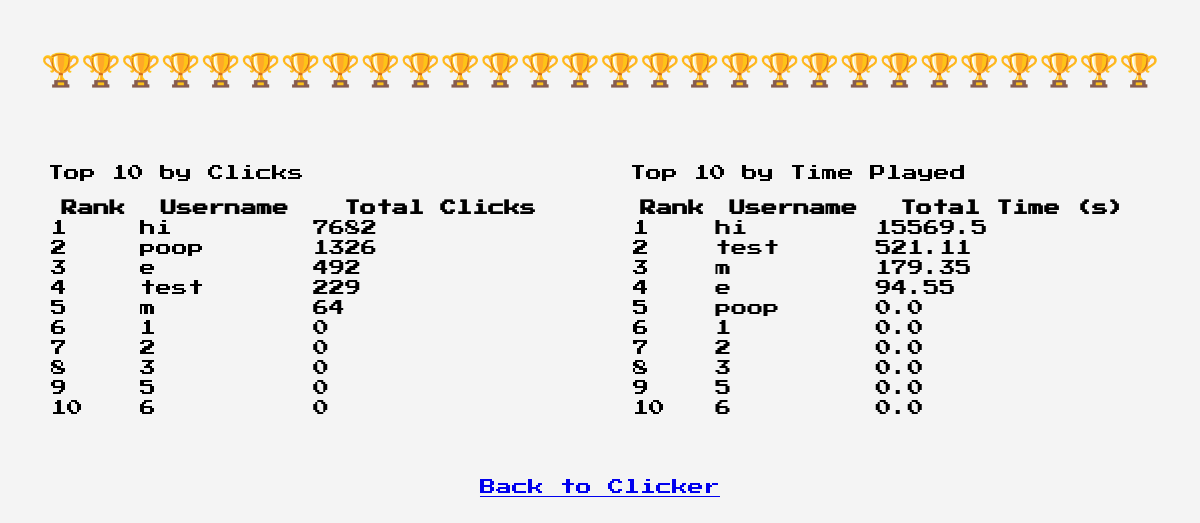
The page /leaderboard on the database as committed earlier.
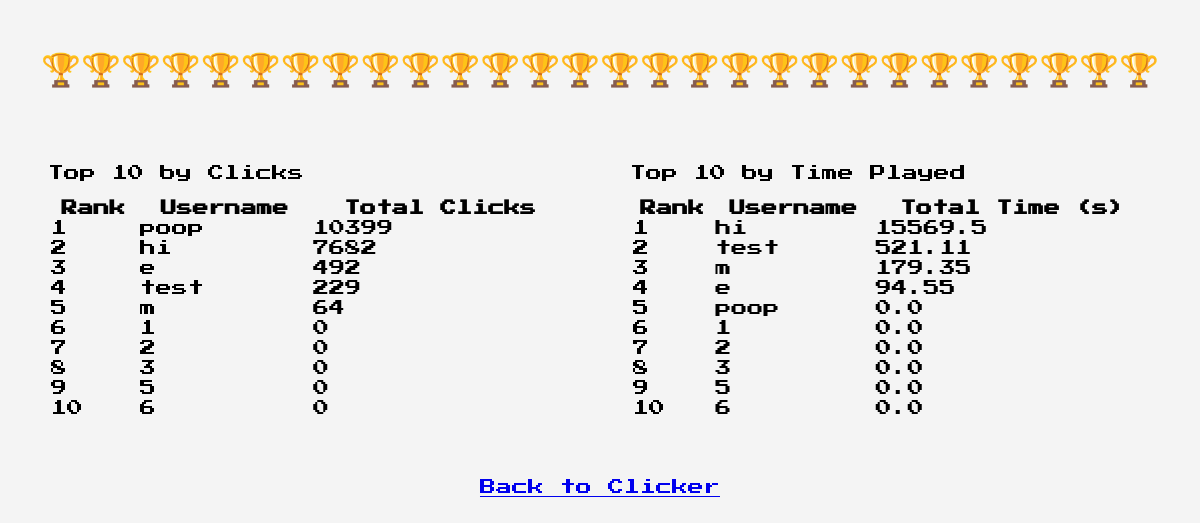
The same page on the database as committed later.
### app.py (models this page shows)
class User(db.Model):
    id = db.Column(db.Integer, primary_key=True)
    username = db.Column(db.String(80), unique=True, nullable=False)
    password = db.Column(db.String(80), nullable=False)  # Simple password storage
    total_clicks = db.Column(db.Integer, default=0)
    total_time = db.Column(db.Float, default=0.0)
    multiplier = db.Column(db.Integer, default=1)
    multiplier_expires = db.Column(db.DateTime, nullable=True)

### app.py (the view)
@app.route('/leaderboard')
def leaderboard():
    top_users = User.query.order_by(User.total_clicks.desc()).limit(10).all() #well... self explanitory
    top_time_users = User.query.order_by(User.total_time.desc()).limit(10).all()
    return render_template('leaderboard.html', top_users=top_users, top_time_users=top_time_users)

### templates/leaderboard.html (shortened to what this page needs)
<!DOCTYPE html>
<html lang="en">
<head>
  <link href="https://unpkg.com/nes.css/css/nes.min.css" rel="stylesheet" />
</head>
<body>
  <h1 class="nes-text is-primary">🏆🏆🏆🏆🏆🏆🏆🏆🏆🏆🏆🏆🏆🏆🏆🏆🏆🏆🏆🏆🏆🏆🏆🏆🏆🏆🏆🏆</h1>
  <div class="leaderboards">
    <section class="leaderboard-section">
      <div class="nes-container with-title is-rounded">
        <p>Top 10 by Clicks</p>
        <div class="nes-table-responsive">
          <table class="nes-table is-bordered is-centered">
            <thead>
              <tr>
                <th>Rank</th>
                <th>Username</th>
                <th>Total Clicks</th>
              </tr>
            </thead>
            <tbody>
              {% for user in top_users %}
              <tr>
                <td>{{ loop.index }}</td>
                <td>{{ user.username }}</td>
                <td>{{ user.total_clicks }}</td>
              </tr>
              {% else %}
              <tr>
                <td colspan="3">No data available.</td>
              </tr>
              {% endfor %}
            </tbody>
          </table>
        </div>
      </div>
    </section>
    <section class="leaderboard-section">
      <div class="nes-container is-dark with-title is-rounded">
        <p>Top 10 by Time Played</p>
        <div class="nes-table-responsive">
          <table class="nes-table is-bordered is-dark">
            <thead>
              <tr>
                <th>Rank</th>
                <th>Username</th>
                <th>Total Time (s)</th>
              </tr>
            </thead>
            <tbody>
              {% for user in top_time_users %}
              <tr>
                <td>{{ loop.index }}</td>
                <td>{{ user.username }}</td>
                <td>{{ user.total_time | round(2) }}</td>
              </tr>
              {% else %}
              <tr>
                <td colspan="3">No data available.</td>
              </tr>
              {% endfor %}
            </tbody>
          </table>
        </div>
      </div>
    </section>
  </div>
  <div style="text-align: center; margin-top: 40px;">
    <a href="/clicker" class="nes-btn is-primary">Back to Clicker</a>
  </div>
</body>
</html>

### templates/leaderboard.html (style rules this page uses)
body { padding: 20px; font-family: 'Press Start 2P', cursive; background-color: #f4f4f4; }
h1 { text-align: center; margin-bottom: 40px; }
.leaderboards { display: flex; flex-wrap: wrap; justify-content: space-between; gap: 20px; }
.leaderboard-section { flex: 1 1 45%; }
.nes-container { padding: 20px; }
table { width: 100%; }

Rows that differ between the two databases and show on the page:
changed User "poop": total_clicks "1326" → "10399"; moves up the list
